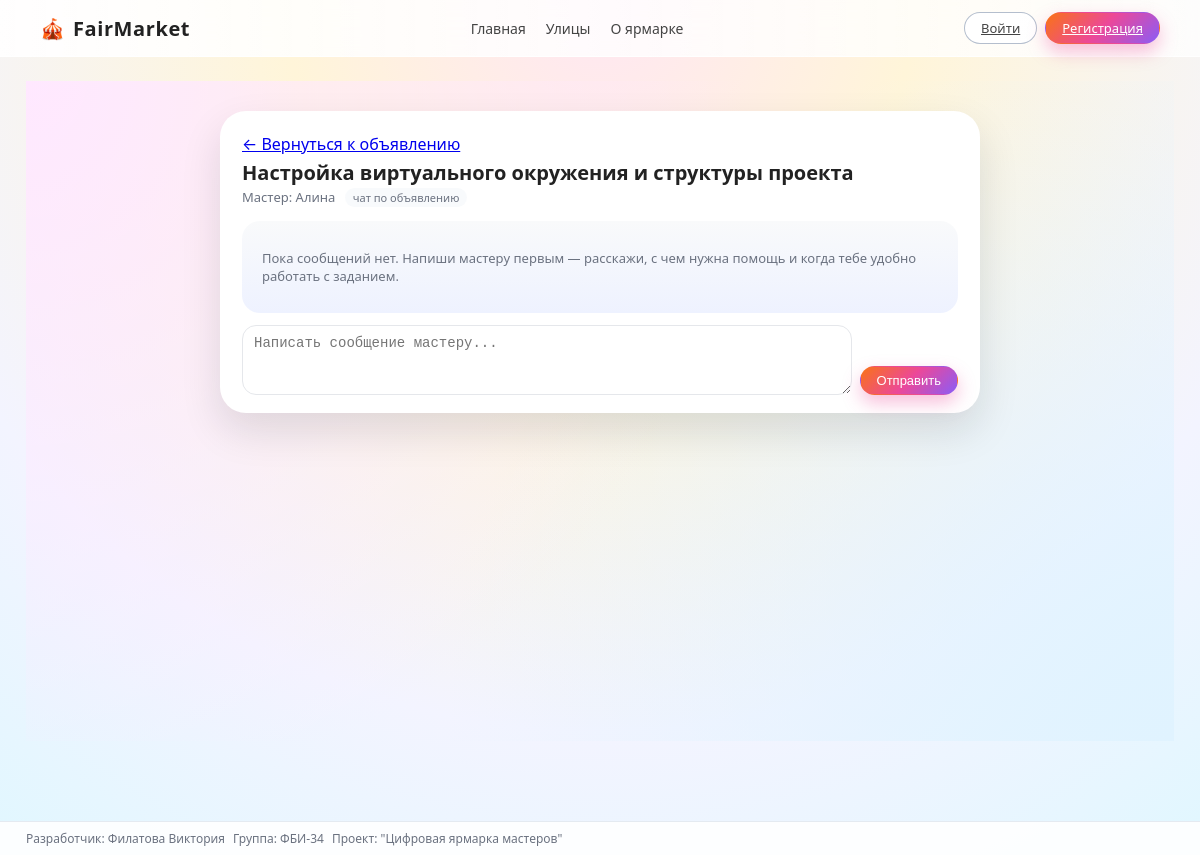
The app's page /ad/3, older data.
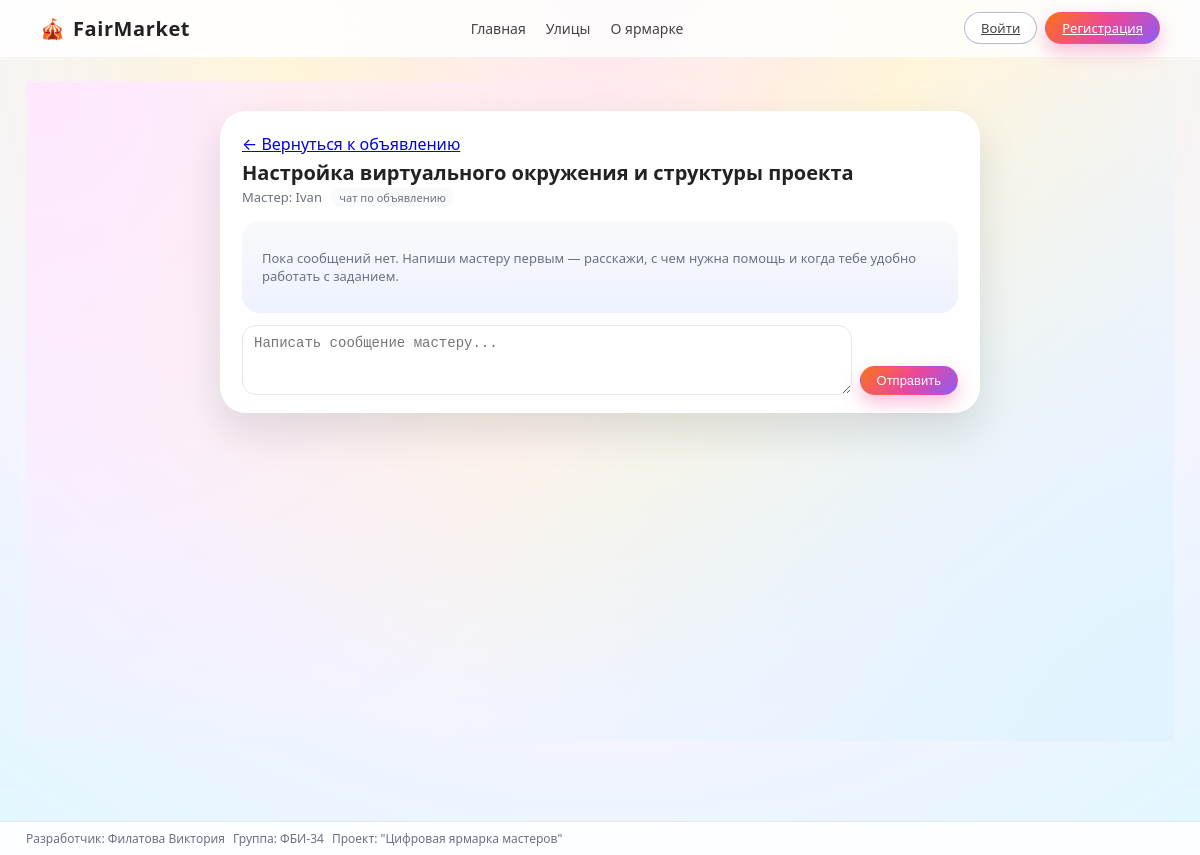
The same page, newer data.
### app.py (models this page shows)
class User(db.Model):
    __tablename__ = "users"
    id = db.Column(db.Integer, primary_key=True)
    username = db.Column(db.String(120), nullable=False)
    email = db.Column(db.String(120), unique=True, nullable=False)
    password = db.Column(db.String(200), nullable=False)  # тут хеш
    role = db.Column(db.String(20), nullable=False, default="user")  # user/master/admin

### app.py (the view)
@app.route("/ad/<int:ad_id>")
def ad_page(ad_id):
    ad = Ad.query.get_or_404(ad_id)
    fio, group = get_student_info()
    return render_template("ad.html", ad=ad, fio=fio, group=group)

### app.py (called while the page is built)
def get_student_info():
    return "Филатова Виктория", "ФБИ-34"

@app.before_request
def auto_update_unread():
    if "user_id" in session:
        recalc_unread_total()
        recalc_support_badge()
        recalc_admin_counters()
    else:
        session["unread_total"] = 0
        session["support_unread"] = 0
        session["admin_support_new"] = 0
        session["admin_requests"] = 0

    @property
    def master_display_name(self):
        if self.master and self.master.username:
            return self.master.username
        if self.author_name:
            return self.author_name
        return "Мастер"

### templates/ad.html (shortened to what this page needs)
{% extends "base.html" %}
{% block content %}
<div class="chat-wrapper">
    <div class="chat-card">
        <div class="chat-header">
            <a href="javascript:history.back()" class="auth-back" style="margin:0 0 6px 0;">
                ← Вернуться к объявлению
            </a>
            <div class="chat-title">{{ ad.title }}</div>
            <div class="chat-subtitle">
                Мастер: {{ ad.master_display_name }}
                <span class="chat-badge">чат по объявлению</span>
            </div>
        </div>
        <div class="chat-box">
            {% if messages and messages|length %}
                {% for m in messages %}
                    {% set is_mine = (m.sender_id == current_user_id) %}
                    <div class="chat-message {% if is_mine %}me{% endif %}">
                        <div class="chat-message-author">
                            {% if is_mine %}
                                Вы
                            {% else %}
                                {{ users_map.get(m.sender_id, 'Пользователь') }}
                            {% endif %}
                            {% if m.sender_id == master_id %}
                                <span class="chat-badge">мастер</span>
                            {% endif %}
                        </div>
                        <div class="chat-message-text">
                            {{ m.text }}
                        </div>
                        {% if m.created_at %}
                            <div class="chat-message-time">
                                {{ m.created_at }}
                            </div>
                        {% endif %}
                    </div>
                {% endfor %}
            {% else %}
                <div class="chat-empty">
                    Пока сообщений нет. Напиши мастеру первым — расскажи, с чем нужна помощь
                    и когда тебе удобно работать с заданием.
                </div>
            {% endif %}
        </div>
        <form method="post"
              action="{{ url_for('ad_chat', ad_id=ad.id) }}"
              class="chat-form">
            <textarea name="message"
                      class="chat-textarea"
                      placeholder="Написать сообщение мастеру..."
                      required></textarea>
            <button type="submit" class="btn btn-primary chat-send-btn">
                Отправить
            </button>
        </form>
    </div>
</div>
{% endblock %}

Row changes from the older to the newer data that the page shows:
removed User: master_display_name "Алина"
now on this page (row edited): User: master_display_name "Ivan"
